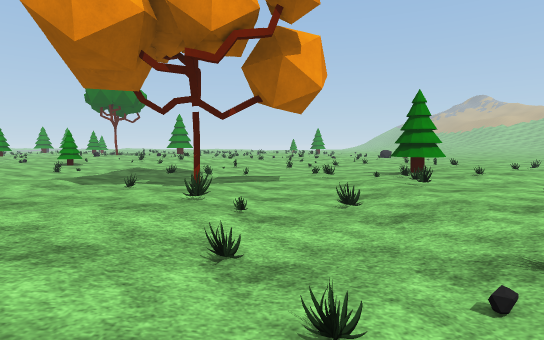
[1] (above)

16 first-person views from a walk through a Unity game level. The camera is 1.4 m above the floor, tilts 4° down and sees 80° across. The floor is counted in squares, 2 m on a side. Each view is taken from the middle of a square. On the plan, view 1 faces up. The plan holds only what a view shows up to about 10 squares ahead; the rest is blank. The place goes on beyond the plan. The player is left out. Some surface patterns are stand-ins.

[2]
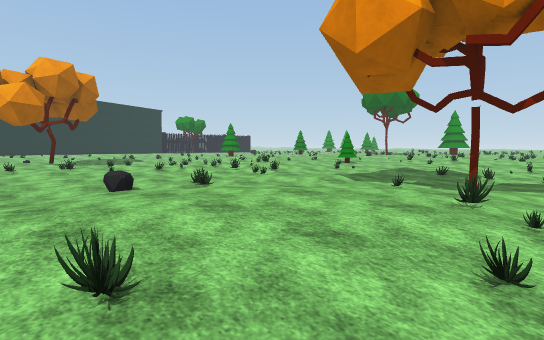

[3]
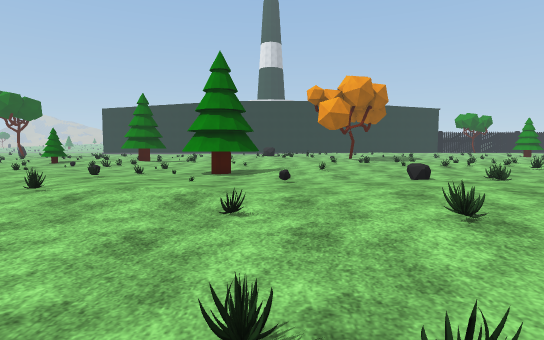

[4]
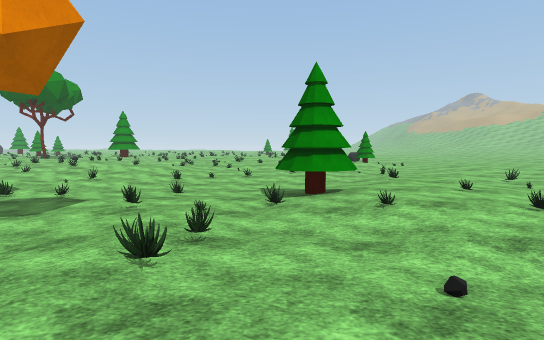

[5]
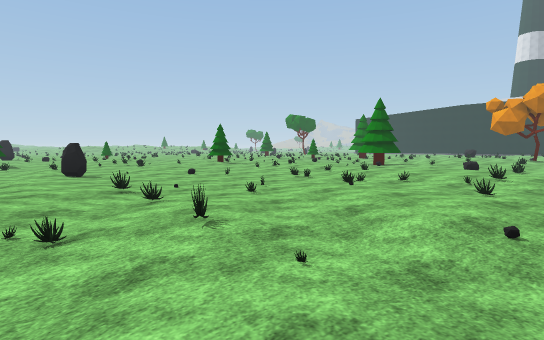

[6]
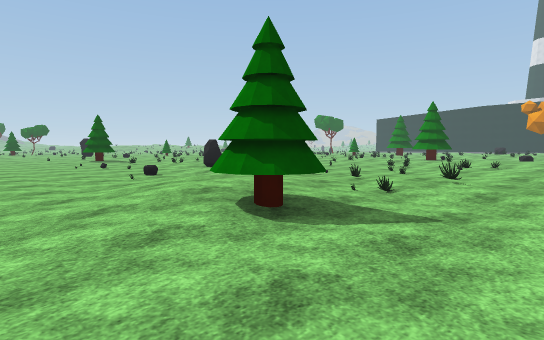

[7]
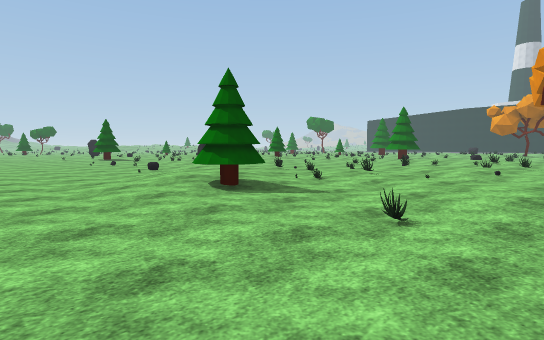

[8]
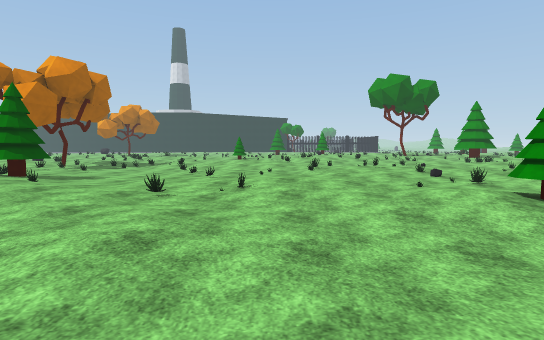

[9]
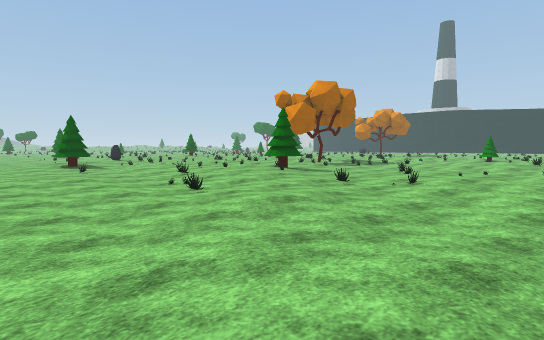

[10]
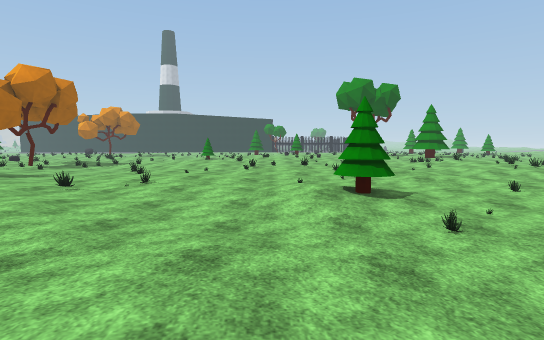

[11]
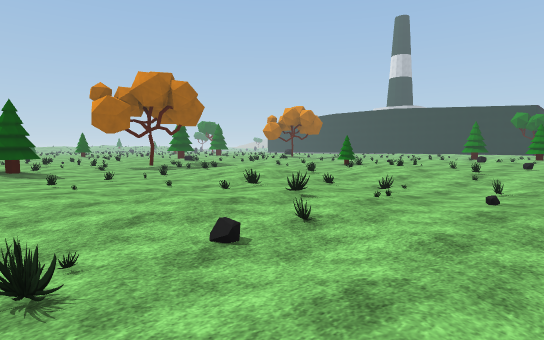

[12]
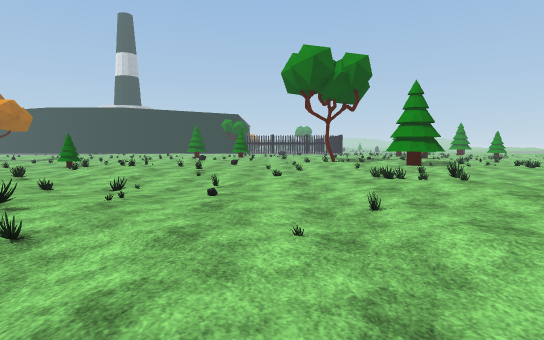

[13]
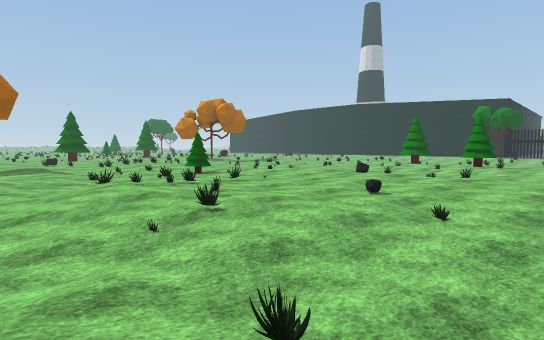

[14]
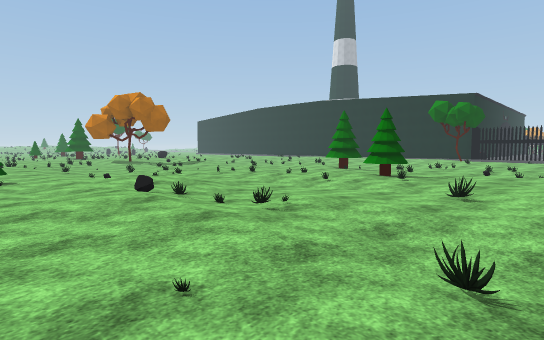

[15]
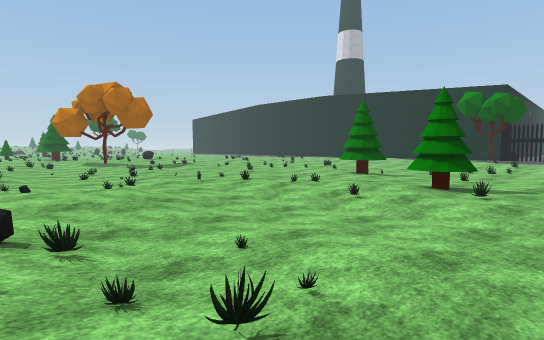

[16]
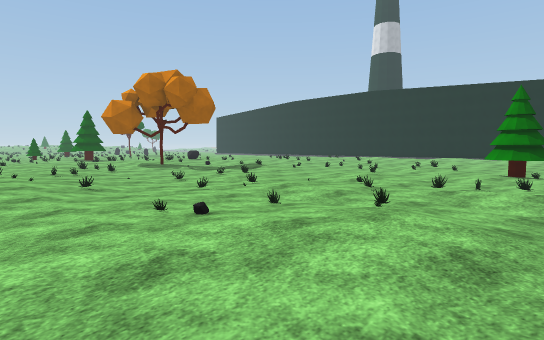

### Floor plan
Key: @ floor where view 1 was taken; # wall or solid block; . main floor; : floor 0.25 m higher than the main floor; - floor 0.25 m lower than the main floor; + floor 0.5 m higher than the main floor; / step, stairs or slope; = window, fence, low wall or low ledge; O other object.
Columns run from 20 left of view 1 to 12 right of it. Each row starts with its distance up from view 1.
 22         /:.=+/ :..:///::/.
 21    /::+/=:./+::=. ///=////:
 20    /:::/:::/+::..=::.////:./.
 19 :..:::=/::=++:://./=/::///....
 18 =::=:#//./:/+:::=/../:==.=....-
 17   .::+/...:=/::=+/.=.=://.///...
 16   .::///.////:===//=.::::.///./:.
 15  ##.=//.//+/:::://=:.=//://.-..:.
 14  ##/.==./=::::=//.///...::=..../.
 13  .../..=///::.:.=/++/...=/.......
 12   ./=..:..::..:.::///.=...=......
 11    ....=...::...://=/=....::.=...
 10     ......./:=..::...--../=/....
  9      .=...=::/=./===.....:::....
  8       =.=./: :.-..=-...##::/=...
  7        --./: /....-..=:==:=.....
  6         -.====.::=.O..:.//::.....
  5          /::/.=.../:..=:..::.=...
  4           :=...../:=.=::/../.-...
  3           :=...=/:::..::...--....
  2           ::..O.::::=.:..=..##...
  1           :=..-.::::=..=././ #...
  0            /:=-..::=@.=..=/::/..
 -1            /..-...=.=---.=:://..
 -2            .##...:..----...//.-.
 -3            -##..::.. =--...-.--.
 -4            =-=.=:=    .-..//---.
 -5            --..=..     .OO.----.
 -6            --/..        O/-----.

Positions as (right, up) in squares from view 1, and headings:
1: (0, 0), facing up
2: (0, 0), facing up-left
3: (1, -1), facing left
4: (3, 3), facing up
5: (7, 5), facing down-left
6: (11, 4), facing down-left
7: (12, 6), facing down-left
8: (11, 14), facing left
9: (12, 16), facing down-left
10: (12, 16), facing left
11: (5, 20), facing down-left
12: (5, 20), facing left
13: (-2, 21), facing down-left
14: (-7, 22), facing down-left
15: (-9, 20), facing down-left
16: (-8, 16), facing down-left
